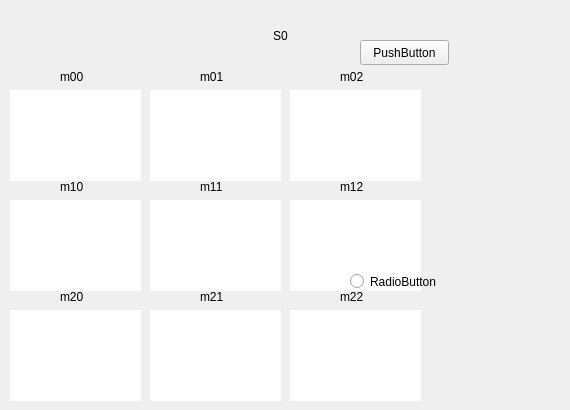
      <widget class="QWidget" name="tab">
       <attribute name="title">
        <string>Mueller</string>
       </attribute>
       <widget class="QLabel" name="m00_img">
        <property name="geometry">
         <rect>
          <x>10</x>
          <y>90</y>
          <width>131</width>
          <height>91</height>
         </rect>
        </property>
        <property name="styleSheet">
         <string notr="true">background: rgb(255, 255, 255)</string>
        </property>
        <property name="text">
         <string/>
        </property>
       </widget>
       <widget class="QLabel" name="Title">
        <property name="geometry">
         <rect>
          <x>0</x>
          <y>20</y>
          <width>561</width>
          <height>31</height>
         </rect>
        </property>
        <property name="maximumSize">
         <size>
          <width>16777215</width>
          <height>51</height>
         </size>
        </property>
        <property name="styleSheet">
         <string notr="true">font: 12pt &quot;Arial Black&quot;
</string>
        </property>
        <property name="text">
         <string>S0</string>
        </property>
        <property name="scaledContents">
         <bool>false</bool>
        </property>
        <property name="alignment">
         <set>Qt::AlignCenter</set>
        </property>
       </widget>
       <widget class="QLabel" name="m01_img">
        <property name="geometry">
         <rect>
          <x>150</x>
          <y>90</y>
          <width>131</width>
          <height>91</height>
         </rect>
        </property>
        <property name="styleSheet">
         <string notr="true">background: rgb(255, 255, 255)</string>
        </property>
        <property name="text">
         <string/>
        </property>
       </widget>
       <widget class="QLabel" name="m02_img">
        <property name="geometry">
         <rect>
          <x>290</x>
          <y>90</y>
          <width>131</width>
          <height>91</height>
         </rect>
        </property>
        <property name="styleSheet">
         <string notr="true">background: rgb(255, 255, 255)</string>
        </property>
        <property name="text">
         <string/>
        </property>
       </widget>
       <widget class="QLabel" name="m10_img">
        <property name="geometry">
         <rect>
          <x>10</x>
          <y>200</y>
          <width>131</width>
          <height>91</height>
         </rect>
        </property>
        <property name="styleSheet">
         <string notr="true">background: rgb(255, 255, 255)</string>
        </property>
        <property name="text">
         <string/>
        </property>
       </widget>
       <widget class="QLabel" name="m20_img">
        <property name="geometry">
         <rect>
          <x>10</x>
          <y>310</y>
          <width>131</width>
          <height>91</height>
         </rect>
        </property>
        <property name="styleSheet">
         <string notr="true">background: rgb(255, 255, 255)</string>
        </property>
        <property name="text">
         <string/>
        </property>
       </widget>
       <widget class="QLabel" name="m11_img">
        <property name="geometry">
         <rect>
          <x>150</x>
          <y>200</y>
          <width>131</width>
          <height>91</height>
         </rect>
        </property>
        <property name="styleSheet">
         <string notr="true">background: rgb(255, 255, 255)</string>
        </property>
        <property name="text">
         <string/>
        </property>
       </widget>
       <widget class="QLabel" name="m12_img">
        <property name="geometry">
         <rect>
          <x>290</x>
          <y>200</y>
          <width>131</width>
          <height>91</height>
         </rect>
        </property>
        <property name="styleSheet">
         <string notr="true">background: rgb(255, 255, 255)</string>
        </property>
        <property name="text">
         <string/>
        </property>
       </widget>
       <widget class="QLabel" name="m21_img">
        <property name="geometry">
         <rect>
          <x>150</x>
          <y>310</y>
          <width>131</width>
          <height>91</height>
         </rect>
        </property>
        <property name="styleSheet">
         <string notr="true">background: rgb(255, 255, 255)</string>
        </property>
        <property name="text">
         <string/>
        </property>
       </widget>
       <widget class="QLabel" name="m22_img">
        <property name="geometry">
         <rect>
          <x>290</x>
          <y>310</y>
          <width>131</width>
          <height>91</height>
         </rect>
        </property>
        <property name="styleSheet">
         <string notr="true">background: rgb(255, 255, 255)</string>
        </property>
        <property name="text">
         <string/>
        </property>
       </widget>
       <widget class="QLabel" name="m00_title">
        <property name="geometry">
         <rect>
          <x>60</x>
          <y>70</y>
          <width>47</width>
          <height>13</height>
         </rect>
        </property>
        <property name="styleSheet">
         <string notr="true">font: 10pt &quot;Arial Black&quot;
</string>
        </property>
        <property name="text">
         <string>m00</string>
        </property>
       </widget>
       <widget class="QLabel" name="m01_title">
        <property name="geometry">
         <rect>
          <x>200</x>
          <y>70</y>
          <width>47</width>
          <height>13</height>
         </rect>
        </property>
        <property name="styleSheet">
         <string notr="true">font: 10pt &quot;Arial Black&quot;
</string>
        </property>
        <property name="text">
         <string>m01</string>
        </property>
       </widget>
       <widget class="QLabel" name="m02_title">
        <property name="geometry">
         <rect>
          <x>340</x>
          <y>70</y>
          <width>47</width>
          <height>13</height>
         </rect>
        </property>
        <property name="styleSheet">
         <string notr="true">font: 10pt &quot;Arial Black&quot;
</string>
        </property>
        <property name="text">
         <string>m02</string>
        </property>
       </widget>
       <widget class="QLabel" name="m10_title">
        <property name="geometry">
         <rect>
          <x>60</x>
          <y>180</y>
          <width>47</width>
          <height>13</height>
         </rect>
        </property>
        <property name="styleSheet">
         <string notr="true">font: 10pt &quot;Arial Black&quot;
</string>
        </property>
        <property name="text">
         <string>m10</string>
        </property>
       </widget>
       <widget class="QLabel" name="m11_title">
        <property name="geometry">
         <rect>
          <x>200</x>
          <y>180</y>
          <width>47</width>
          <height>13</height>
         </rect>
        </property>
        <property name="styleSheet">
         <string notr="true">font: 10pt &quot;Arial Black&quot;
</string>
        </property>
        <property name="text">
         <string>m11</string>
        </property>
       </widget>
       <widget class="QLabel" name="m12_title">
        <property name="geometry">
         <rect>
          <x>340</x>
          <y>180</y>
          <width>47</width>
          <height>13</height>
         </rect>
        </property>
        <property name="styleSheet">
         <string notr="true">font: 10pt &quot;Arial Black&quot;
</string>
        </property>
        <property name="text">
         <string>m12</string>
        </property>
       </widget>
       <widget class="QLabel" name="m20_title">
        <property name="geometry">
         <rect>
          <x>60</x>
          <y>290</y>
          <width>47</width>
          <height>13</height>
         </rect>
        </property>
        <property name="styleSheet">
         <string notr="true">font: 10pt &quot;Arial Black&quot;
</string>
        </property>
        <property name="text">
         <string>m20</string>
        </property>
       </widget>
       <widget class="QLabel" name="m21_title">
        <property name="geometry">
         <rect>
          <x>200</x>
          <y>290</y>
          <width>47</width>
          <height>13</height>
         </rect>
        </property>
        <property name="styleSheet">
         <string notr="true">font: 10pt &quot;Arial Black&quot;
</string>
        </property>
        <property name="text">
         <string>m21</string>
        </property>
       </widget>
       <widget class="QLabel" name="m22_title">
        <property name="geometry">
         <rect>
          <x>340</x>
          <y>290</y>
          <width>47</width>
          <height>13</height>
         </rect>
        </property>
        <property name="styleSheet">
         <string notr="true">font: 10pt &quot;Arial Black&quot;
</string>
        </property>
        <property name="text">
         <string>m22</string>
        </property>
       </widget>
       <widget class="QPushButton" name="pushButton">
        <property name="geometry">
         <rect>
          <x>360</x>
          <y>40</y>
          <width>89</width>
          <height>25</height>
         </rect>
        </property>
        <property name="text">
         <string>PushButton</string>
        </property>
       </widget>
       <widget class="QRadioButton" name="radioButton">
        <property name="geometry">
         <rect>
          <x>350</x>
          <y>270</y>
          <width>112</width>
          <height>23</height>
         </rect>
        </property>
        <property name="text">
         <string>RadioButton</string>
        </property>
       </widget>
      </widget>
